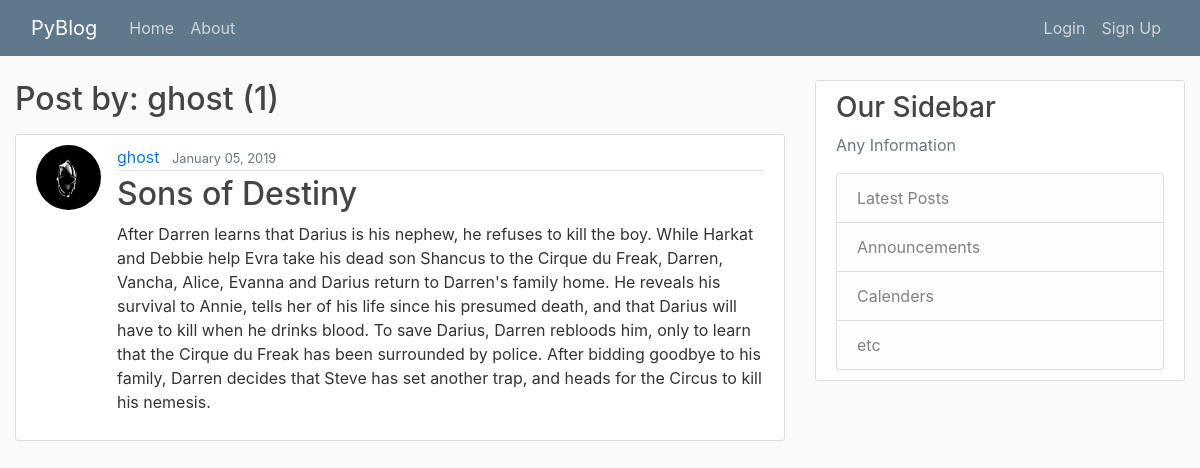
The app's page /user/ghost/ with its own data.
### blog/models.py (models this page shows, shortened)
class Post(models.Model):
    title = models.CharField(max_length=20)
    content = models.TextField()
    created = models.DateTimeField(default=timezone.now)
    author = models.ForeignKey(User, on_delete=models.CASCADE)

### users/models.py (models this page shows, shortened)
class Profile(models.Model):
    user = models.OneToOneField(User, on_delete=models.CASCADE)
    image = models.ImageField(default='default.jpg', upload_to='profile_pics')
    bio = models.CharField(max_length=100)

### blog/views.py (the view)
# urls.py: path('user/<str:username>/', UserPostListView.as_view(), name='user-posts'),
class UserPostListView(ListView):
    model = Post
    template_name = 'blog/user_posts.html'
    context_object_name = 'posts'
    paginate_by = 2
    def get_queryset(self):
        user = get_object_or_404(User, username=self.kwargs.get('username'))
        return Post.objects.filter(author=user).order_by('-created')

### blog/templates/blog/user_posts.html (shortened to what this page needs)
{% extends 'blog/base.html' %}
{% block body %}
    <h2 class="mb-3">Post by: {{ view.kwargs.username }} ({{ page_obj.paginator.count }})</h2>
{% if posts %}
    {% for post in posts %}
        <article class="media content-section">
        <img class="rounded-circle article-img" src="{{ post.author.profile.image.url }}">
          <div class="media-body">
            <div class="article-metadata">
              <a class="mr-2" href="{% url 'blog:user-posts' post.author.username %}">{{ post.author }}</a>
              <small class="text-muted">{{ post.created|date:"F d, Y" }}</small>
            </div>
            <h2><a class="article-title" href="{% url 'blog:post-detail' post.id %}">{{ post.title }}</a></h2>
            <p class="article-content">{{ post.content }}</p>
          </div>
        </article>
    {% endfor %}
    {% else %}
    <h3>No Posts Yet.</h3>
{% endif %}
{% endblock %}

### blog/static/blog/main.css (style rules this page uses)
body { background: #fafafa; color: #333333; margin-top: 5rem; }
h1, h2, h3, h4, h5, h6 { color: #444444; }
.content-section { background: #ffffff; padding: 10px 20px; border: 1px solid #dddddd; border-radius: 3px; margin-bottom: 20px; }
.article-title { color: #444444; }
.article-content { white-space: pre-line; }
.article-img { height: 65px; width: 65px; margin-right: 16px; }
.article-metadata { padding-bottom: 1px; margin-bottom: 4px; border-bottom: 1px solid #e3e3e3 }

### records on screen
Post: author.profile.image (placeholder picture), author "ghost", created "January 05, 2019", title "Sons of Destiny", content "After Darren learns that Darius is his nephew, he refuses to kill the boy. While Harkat and Debbie help Evra take his dead son Shancus to the Cirque du Freak, Darren, Vancha, Alice, Evanna and Darius return to Darren's family home. He reveals his survival to Annie, tells her of his life since his presumed death, and that Darius will have to kill when he drinks blood. To save Darius, Darren rebloods him, only to learn that the Cirque du Freak has been surrounded by police. After bidding goodbye to his family, Darren decides that Steve has set another trap, and heads for the Circus to kill his nemesis."

### other values on screen
{{ view.kwargs.username }} "ghost"
{{ page_obj.paginator.count }} "1"
